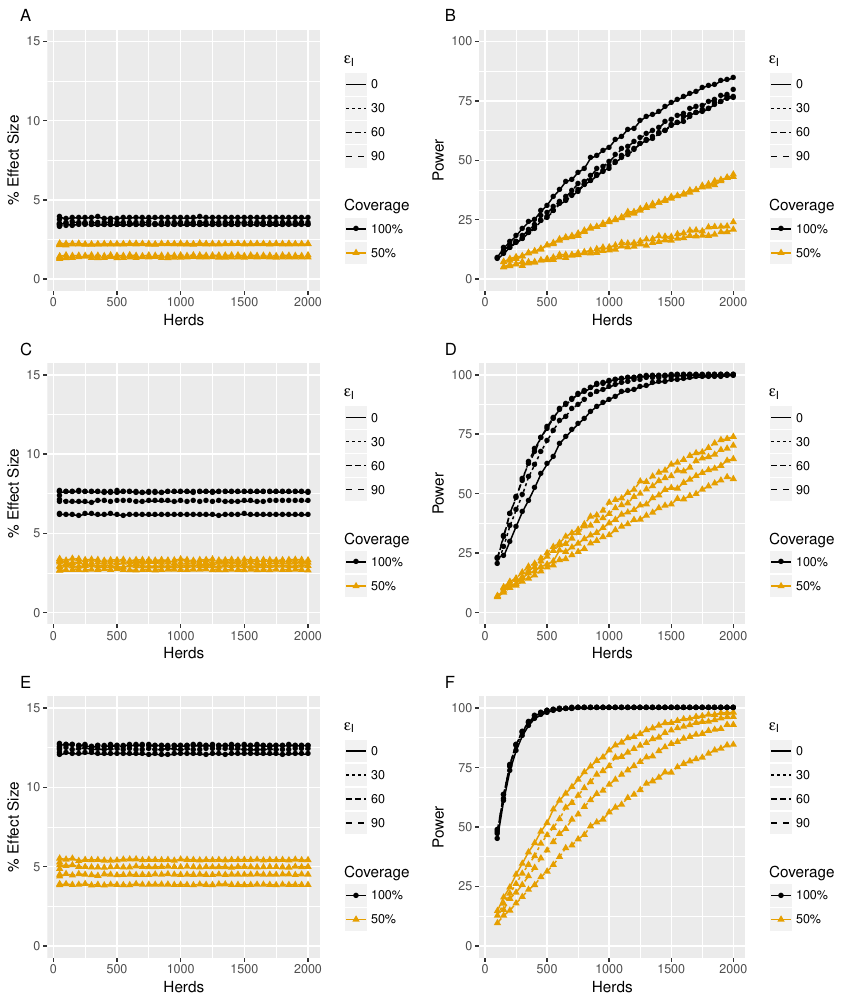

The R source for this figure:
require(ggplot2)
require(grid)
require(gridExtra)

load('../../simulations/Persistence/SOR/VEISweepSOR.RData')

# Colour blind palette with grey:
cbPaletteG <- c("#999999", "#E69F00", "#56B4E9", "#009E73", "#F0E442", "#0072B2", "#D55E00", "#CC79A7")
    
# Colour blind palette with black:
cbPaletteB <- c("#000000", "#E69F00", "#56B4E9", "#009E73", "#F0E442", "#0072B2", "#D55E00", "#CC79A7")

source('PowerHerdLevelIncidenceVES30.R')
source('PowerHerdLevelIncidenceVES60.R')
source('PowerHerdLevelIncidenceVES90.R')

save.image('PaperFigure4-supplement1.RData')

p1=(ggplot(df30,aes(x=Herds,y=100*power,linetype=VEI,col=coverage,shape=coverage)) + geom_line()  +  scale_x_continuous('Herds') + scale_y_continuous('Power',limits=c(0.0,100)))+ guides(linetype = guide_legend(order=1,title=expression(epsilon[I])),colour=guide_legend(order=2,title='Coverage'),shape=guide_legend(order=2,title='Coverage'))+ scale_colour_manual(values=cbPaletteB) + geom_point()
p2=(ggplot(df30,aes(x=Herds,y=100*median,ymin=lower,ymax=upper,linetype=VEI,col=coverage,shape=coverage)) + geom_line()  +  scale_x_continuous('Herds') + scale_y_continuous('% Effect Size',limits=c(0,15)))+ guides(linetype = guide_legend(order=1,title=expression(epsilon[I])),colour=guide_legend(order=2,title='Coverage'),shape=guide_legend(order=2,title='Coverage'))+ scale_colour_manual(values=cbPaletteB) + geom_point()

p3=(ggplot(df60,aes(x=Herds,y=100*power,linetype=VEI,col=coverage,shape=coverage)) + geom_line()  +  scale_x_continuous('Herds') + scale_y_continuous('Power',limits=c(0.0,100)))+ guides(linetype = guide_legend(order=1,title=expression(epsilon[I])),colour=guide_legend(order=2,title='Coverage'),shape=guide_legend(order=2,title='Coverage'))+ scale_colour_manual(values=cbPaletteB) + geom_point()
p4=(ggplot(df60,aes(x=Herds,y=100*median,ymin=lower,ymax=upper,linetype=VEI,col=coverage,shape=coverage)) + geom_line()  +  scale_x_continuous('Herds') + scale_y_continuous('% Effect Size',limits=c(0,15)))+ guides(linetype = guide_legend(order=1,title=expression(epsilon[I])),colour=guide_legend(order=2,title='Coverage'),shape=guide_legend(order=2,title='Coverage'))+ scale_colour_manual(values=cbPaletteB) + geom_point()

p5=(ggplot(df90,aes(x=Herds,y=100*power,linetype=VEI,col=coverage,shape=coverage)) + geom_line()  +  scale_x_continuous('Herds') + scale_y_continuous('Power',limits=c(0.0,100)))+ guides(linetype = guide_legend(order=1,title=expression(epsilon[I])),colour=guide_legend(order=2,title='Coverage'),shape=guide_legend(order=2,title='Coverage'))+ scale_colour_manual(values=cbPaletteB) + geom_point()
p6=(ggplot(df90,aes(x=Herds,y=100*median,ymin=lower,ymax=upper,linetype=VEI,col=coverage,shape=coverage)) + geom_line()  +  scale_x_continuous('Herds') + scale_y_continuous('% Effect Size',limits=c(0,15)))+ guides(linetype = guide_legend(order=1,title=expression(epsilon[I])),colour=guide_legend(order=2,title='Coverage'),shape=guide_legend(order=2,title='Coverage'))+ scale_colour_manual(values=cbPaletteB) + geom_point()

A.grob <- textGrob(
    label = "A",
    x = unit(1, "lines"), 
    y = unit(0, "lines"),
    hjust = 0, vjust = 0,
    gp = gpar(fontsize = 12))

B.grob <- textGrob(
    label = "B",
    x = unit(1, "lines"), 
    y = unit(0, "lines"),
    hjust = 0, vjust = 0,
    gp = gpar(fontsize = 12))
    
C.grob <- textGrob(
    label = "C",
    x = unit(1, "lines"), 
    y = unit(0, "lines"),
    hjust = 0, vjust = 0,
    gp = gpar(fontsize = 12))

D.grob <- textGrob(
    label = "D",
    x = unit(1, "lines"), 
    y = unit(0, "lines"),
    hjust = 0, vjust = 0,
    gp = gpar(fontsize = 12))

E.grob <- textGrob(
    label = "E",
    x = unit(1, "lines"), 
    y = unit(0, "lines"),
    hjust = 0, vjust = 0,
    gp = gpar(fontsize = 12))

F.grob <- textGrob(
    label = "F",
    x = unit(1, "lines"), 
    y = unit(0, "lines"),
    hjust = 0, vjust = 0,
    gp = gpar(fontsize = 12))
    

pdf('Figure4-supplement1.pdf',height=2.5*4,width=8.5,family='Helvetica',pointsize=12)
grid.arrange(arrangeGrob(p2,top=A.grob),arrangeGrob(p1,top=B.grob), arrangeGrob(p4,top=C.grob),arrangeGrob(p3,top=D.grob),arrangeGrob(p6,top=E.grob),arrangeGrob(p5,top=F.grob), ncol = 2, 
             layout_matrix = cbind(c(1,3,5),c(2,4,6)))
dev.off()
